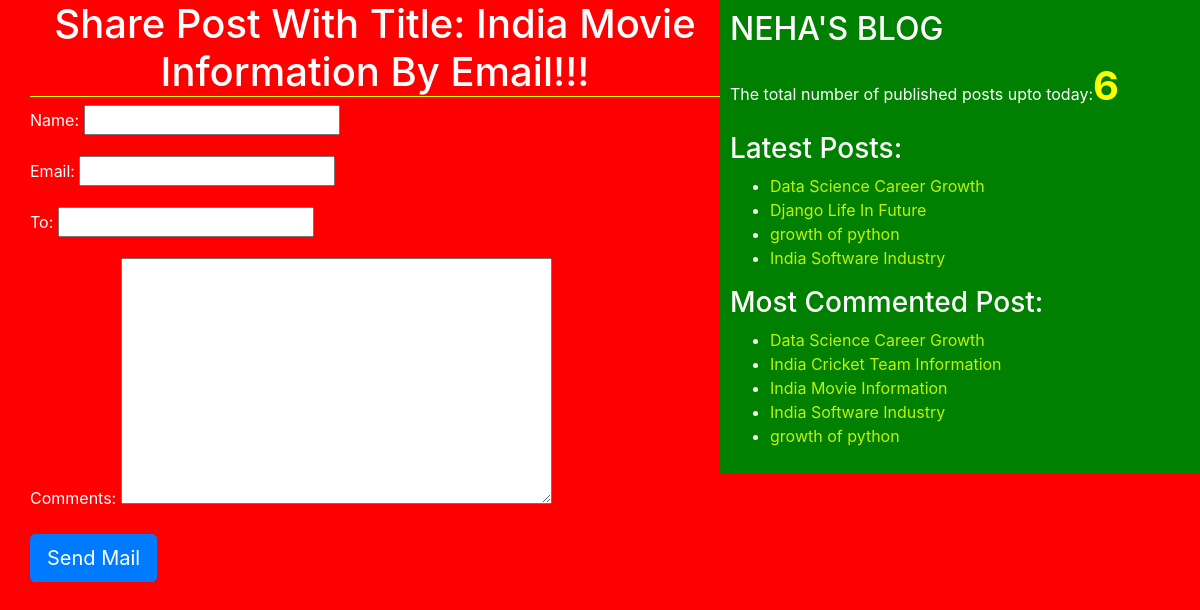
The app's page /2/share/ with its own data.
### blog/models.py (models this page shows, shortened)
class Post(models.Model):
    STATUS_CHOICES=(('draft', 'Draft'),('published', 'Published'))
    title=models.CharField(max_length=256)
    slug=models.SlugField(max_length=264, unique_for_date='publish')
    author=models.ForeignKey(User, related_name='blog_posts', on_delete=models.CASCADE)
    body=models.TextField()
    publish=models.DateTimeField(default=timezone.now)
    created=models.DateTimeField(auto_now_add=True)
    updated=models.DateTimeField(auto_now=True)
    status=models.CharField(max_length=10, choices=STATUS_CHOICES, default='draft')
    objects=CustomManager()
    tags=TaggableManager()
    class Meta:
        ordering = ('-publish',)
    def get_absolute_url(self):
        return reverse('post_detail', args=[self.publish.year, self.publish.month,
        self.publish.day, self.slug])

### blog/views.py (the view)
# urls.py: path('<int:id>/share/', views.mail_send_view),
def mail_send_view(request,id):
    post=get_object_or_404(Post,id=id,status='published')
    sent=False
    if request.method=='POST':
        form=EmailSendForm(request.POST)
        if form.is_valid():
            cd=form.cleaned_data
            subject='{}({}) recommeends you to read "{}"'.format(cd['name'],cd['email'],post.title)
            post_url=request.build_absolute_uri(post.get_absolute_url())
            message='Read Post At:\n {}\n\n{}\' Comments:\n{}'.format(post_url,cd['name'],cd['comments'])
            send_mail=('subject', 'message', 'neha@blog.com', [cd['to']])
            sent=True
    else:
        form=EmailSendForm()
    return render(request,'blog/sharebymail.html',{'form':form, 'post':post, 'sent':sent})

### blog/forms.py
class EmailSendForm(forms.Form):
    name=forms.CharField()
    email=forms.EmailField()
    to=forms.EmailField()
    comments=forms.CharField(required=False, widget=forms.Textarea)

### blog/models.py (called while the page is built)
    def get_queryset(self):
        return super().get_queryset().filter(status='published')

### blog/templatetags/blog_tags.py (called while the page is built)
@register.simple_tag(name='my_tag')
def total_posts():
    return Post.objects.count()

@register.inclusion_tag('blog/latest_posts123.html')
def show_latest_posts(count=3):
    latest_posts = Post.objects.order_by('-publish')[:count]
    return {'latest_posts': latest_posts}

@register.simple_tag
def get_most_commented_posts(count=5):
    return Post.objects.annotate(total_comments=Count('comments')).order_by('-total_comments')[:count]

### templates/blog/sharebymail.html (shortened to what this page needs)
{% extends "blog/base.html" %}
  {% block content %}
  {% if sent %}
   <h1>Email Successfully Sent!!!</h1>
   <h2>Post with the title: {{post.title}} information shared by Email!!!</h2>
  {% else %}
     <h1>Share Post With Title: {{post.title}} By Email!!!</h1>
     <form method="POST">
        {{form.as_p}}
        <input type="submit" class="btn btn-primary btn-lg" value="Send Mail">
     </form>
  {% endif %}
  {% endblock %}

### templates/blog/base.html (shortened to what this page needs)
<!DOCTYPE html>
{% load blog_tags %}
{% load static %}
<html lang="en">
<head>
    <link rel="stylesheet" href="https://stackpath.bootstrapcdn.com/bootstrap/4.4.1/css/bootstrap.min.css"
>
    <link rel="stylesheet" href="{% static 'css/blog.css' %}">
</head>
<body>
 <div class="content">
     {% block content %}{% endblock %}
 </div>
 <div class="sidebar">
     <h2>NEHA'S BLOG</h2>
     <p>The total number of published posts upto today:<span id='pcount'>{% my_tag %}</span></p>
     <h3>Latest Posts:</h3>{% show_latest_posts 4 %}
     <h3>Most Commented Post:</h3>
     {% get_most_commented_posts as most_commented_posts %}
     <ul>
         {% for post in most_commented_posts %}
         <li><a id="title" href="{{post.get_absolute_url}}">{{post.title}}</a></li>
         {% endfor %}
     </ul>
 </div>
</body>
</html>

### templates/blog/latest_posts123.html
<ul>
    {% for post in latest_posts %}
    <li><a id="title" href="{{post.get_absolute_url}}">{{post.title}}</a></li>
    {% endfor %}
</ul>

### static/css/blog.css (style rules this page uses)
.content { width: 60%; float: left; padding: 0 0 0 30px; background: red; height: 100%; }
.sidebar { width: 40%; float: right; padding: 10px; background: green; height: 100%; }
h1 { text-align: center; border-bottom: 1px solid yellow; paddding: 0 0 10px 0; }
body { background:red; color:white; }
a { color:#bff207; }
#pcount { font-size: 40px; color: yellow; font-weight: bold; }

### records on screen
Post: title "India Movie Information"
Post: title "Data Science Career Growth"
Post: title "Django Life In Future"
Post: title "growth of python"
Post: title "India Software Industry"
Post: title "India Cricket Team Information"
